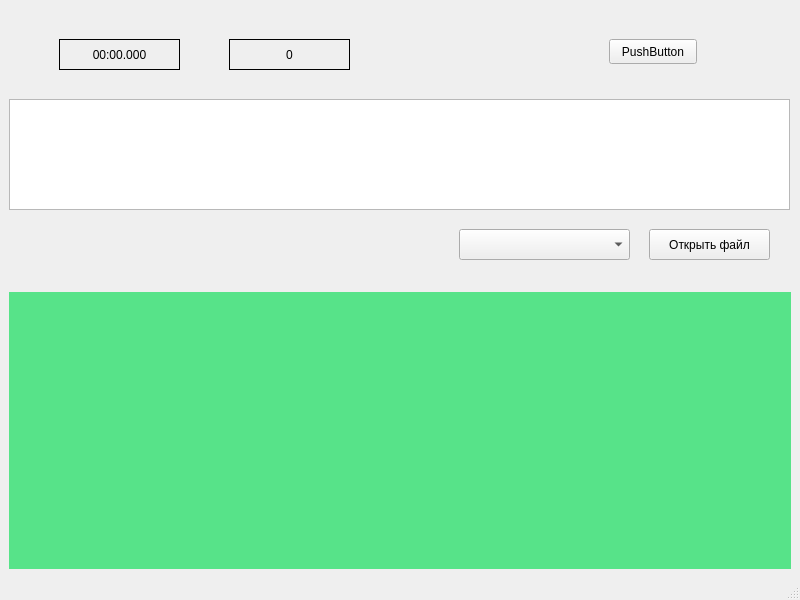
<?xml version="1.0" encoding="UTF-8"?>
<ui version="4.0">
 <class>MainWindow</class>
 <widget class="QMainWindow" name="MainWindow">
  <property name="geometry">
   <rect>
    <x>0</x>
    <y>0</y>
    <width>800</width>
    <height>600</height>
   </rect>
  </property>
  <property name="windowTitle">
   <string>Task_1</string>
  </property>
  <widget class="QWidget" name="centralwidget">
   <layout class="QGridLayout" name="gridLayout">
    <item row="1" column="0">
     <widget class="QWidget" name="widgetForKeyboard" native="true">
      <property name="styleSheet">
       <string notr="true">background-color:rgb(87, 227, 137)</string>
      </property>
     </widget>
    </item>
    <item row="0" column="0">
     <widget class="QWidget" name="widget" native="true">
      <property name="mouseTracking">
       <bool>false</bool>
      </property>
      <property name="autoFillBackground">
       <bool>false</bool>
      </property>
      <widget class="QComboBox" name="comboBox">
       <property name="geometry">
        <rect>
         <x>450</x>
         <y>220</y>
         <width>171</width>
         <height>31</height>
        </rect>
       </property>
      </widget>
      <widget class="QWidget" name="verticalLayoutWidget">
       <property name="geometry">
        <rect>
         <x>0</x>
         <y>90</y>
         <width>781</width>
         <height>111</height>
        </rect>
       </property>
       <layout class="QVBoxLayout" name="verticalLayout">
        <item>
         <widget class="QTextEdit" name="textEdit">
          <property name="font">
           <font>
            <pointsize>16</pointsize>
           </font>
          </property>
         </widget>
        </item>
       </layout>
      </widget>
      <widget class="QPushButton" name="openFileButton">
       <property name="geometry">
        <rect>
         <x>640</x>
         <y>220</y>
         <width>121</width>
         <height>31</height>
        </rect>
       </property>
       <property name="text">
        <string>Открыть файл</string>
       </property>
      </widget>
      <widget class="QPushButton" name="beginButton">
       <property name="geometry">
        <rect>
         <x>600</x>
         <y>30</y>
         <width>88</width>
         <height>25</height>
        </rect>
       </property>
       <property name="text">
        <string>PushButton</string>
       </property>
      </widget>
      <widget class="QLabel" name="labelTimer">
       <property name="geometry">
        <rect>
         <x>50</x>
         <y>30</y>
         <width>121</width>
         <height>31</height>
        </rect>
       </property>
       <property name="frameShape">
        <enum>QFrame::Box</enum>
       </property>
       <property name="text">
        <string>00:00.000</string>
       </property>
       <property name="alignment">
        <set>Qt::AlignCenter</set>
       </property>
      </widget>
      <widget class="QLabel" name="labelWords">
       <property name="geometry">
        <rect>
         <x>220</x>
         <y>30</y>
         <width>121</width>
         <height>31</height>
        </rect>
       </property>
       <property name="frameShape">
        <enum>QFrame::Box</enum>
       </property>
       <property name="text">
        <string>0</string>
       </property>
       <property name="alignment">
        <set>Qt::AlignCenter</set>
       </property>
      </widget>
     </widget>
    </item>
   </layout>
  </widget>
  <widget class="QMenuBar" name="menubar">
   <property name="geometry">
    <rect>
     <x>0</x>
     <y>0</y>
     <width>800</width>
     <height>22</height>
    </rect>
   </property>
  </widget>
  <widget class="QStatusBar" name="statusbar"/>
 </widget>
 <resources/>
 <connections/>
</ui>
